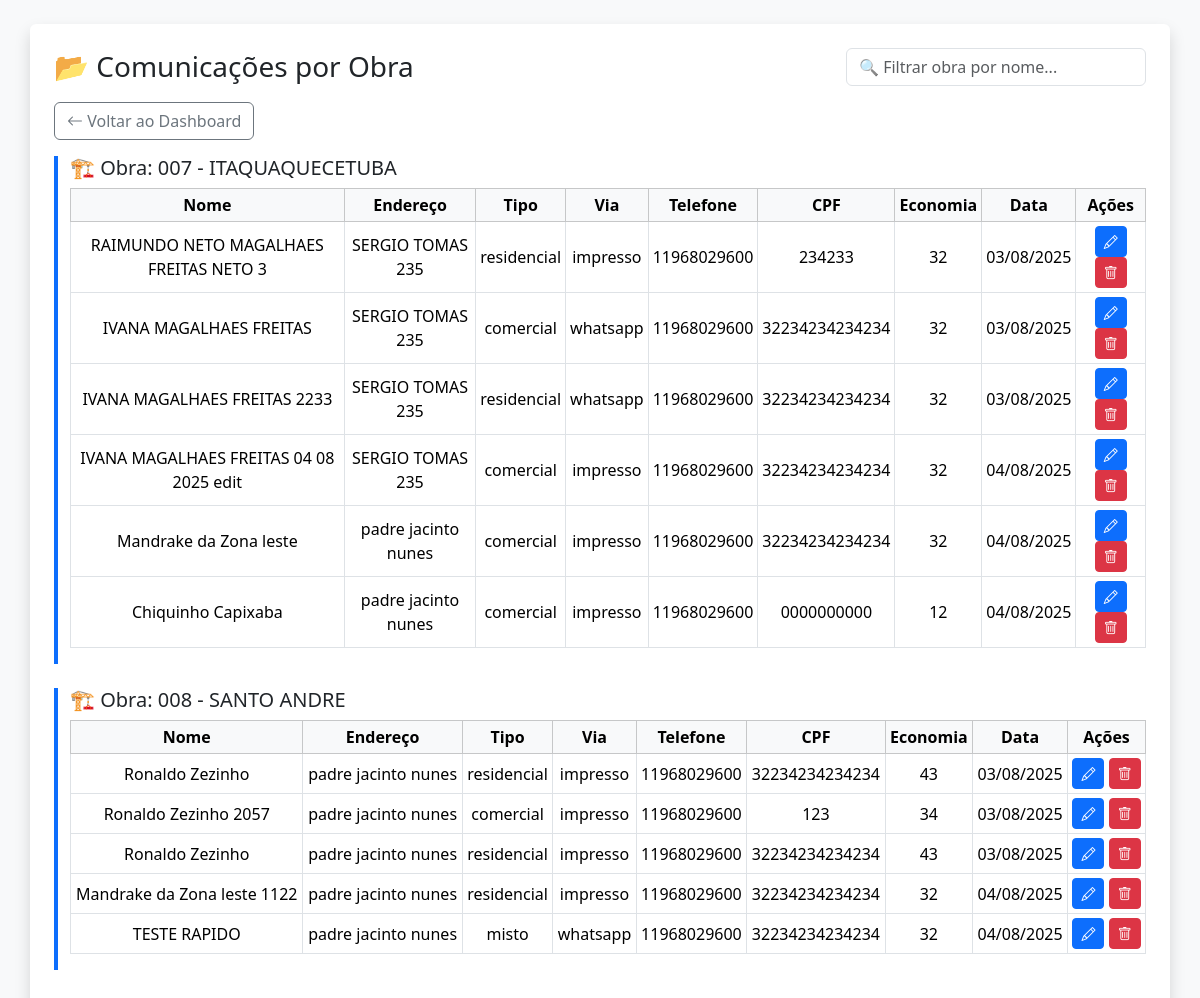
The app's page /comunicacoes (signed in), older data.
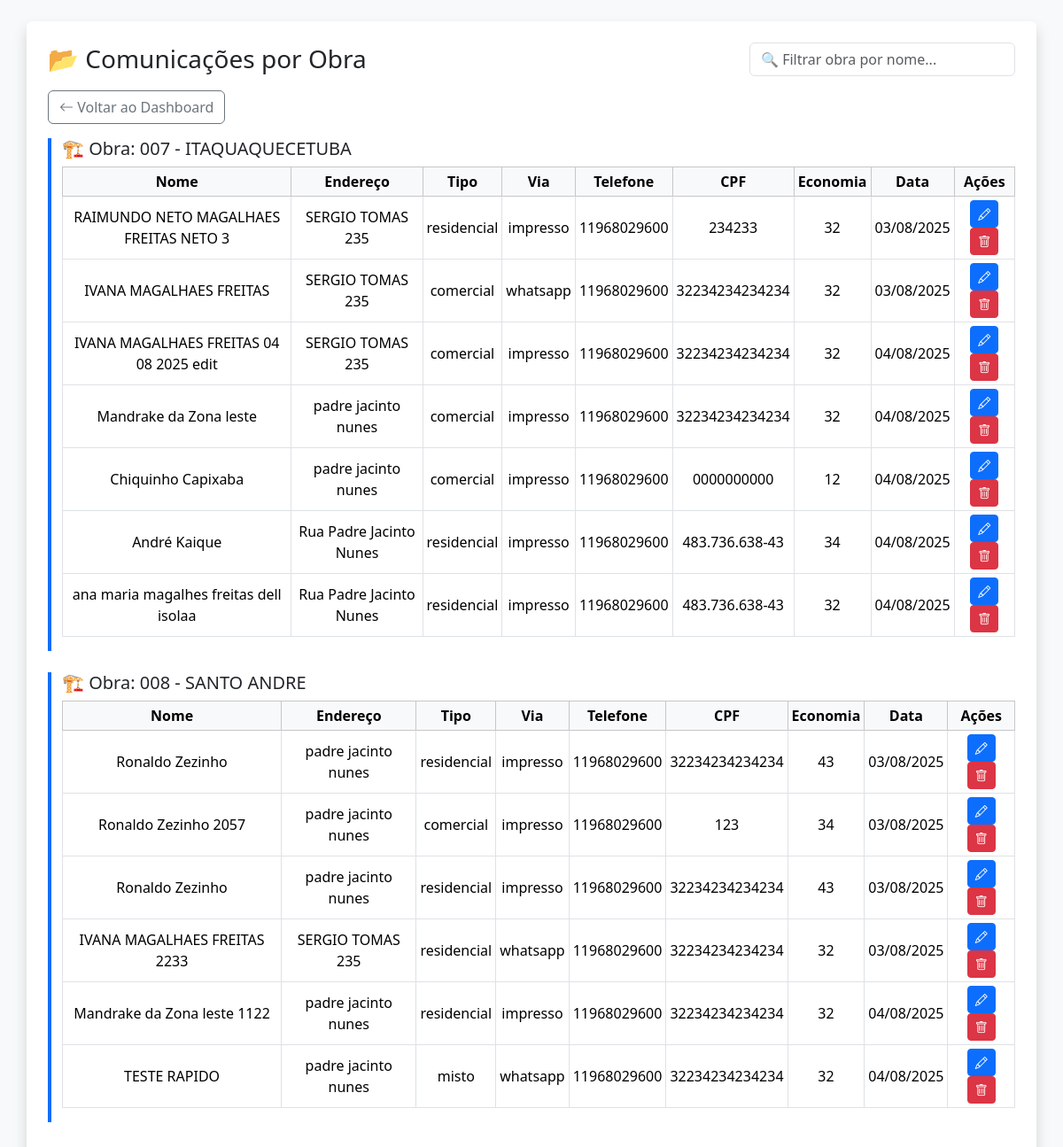
The same page, newer data.
### app/models.py (models this page shows)
class Obra(db.Model):
    id = db.Column(db.Integer, primary_key=True)
    nome = db.Column(db.String(100), nullable=False)
    descricao = db.Column(db.Text)
    endereco = db.Column(db.String(255))
    responsavel = db.Column(db.String(100))
    data_inicio = db.Column(db.Date)
    data_fim = db.Column(db.Date)
    criado_em = db.Column(db.DateTime, default=datetime.utcnow)

class ComunicacaoObra(db.Model):
    __tablename__ = 'comunicacao_obra'
    id = db.Column(db.Integer, primary_key=True)
    nome = db.Column(db.String(100), nullable=False)
    cpf = db.Column(db.String(20))
    endereco = db.Column(db.String(255))
    telefone = db.Column(db.String(50))
    bairro = db.Column(db.String(100))
    numero = db.Column(db.String(20))
    comunicado = db.Column(db.String(20))
    economia = db.Column(db.String(50))
    assinatura = db.Column(db.String(100))
    tipo_imovel = db.Column(db.String(200))
    data_envio = db.Column(db.DateTime, default=datetime.utcnow)
    obra_id = db.Column(db.Integer, db.ForeignKey('obra.id', name='fk_comunicacao_obra'))
    obra = db.relationship("Obra", backref="comunicacoes")
    usuario_id = db.Column(db.Integer, db.ForeignKey('user.id', name='fk_usuario_comunicacao'))
    usuario = db.relationship("User", backref="comunicacoes")  # ✅ AQUI
    vistorias = db.relationship("VistoriaImovel", back_populates="comunicacao", cascade="all, delete-orphan")

### app/obras/routes.py (the view)
@obras_bp.route('/comunicacoes', methods=['GET'])
def listar_comunicacoes():
    if 'user_id' not in session:
        return redirect(url_for('auth.login'))
    user = User.query.get(session['user_id'])
    obras = Obra.query.order_by(Obra.nome).all() if user.cargo == 'admin' else Obra.query.filter_by(id=user.obra_id).all()
    return render_template('comunicacoes/comunicacoes_dashboard.html', obras=obras)

### templates/comunicacoes/comunicacoes_dashboard.html (shortened to what this page needs)
<!DOCTYPE html>
<html lang="pt-BR">
  <head>
    <link
      href="https://cdn.jsdelivr.net/npm/bootstrap@5.3.3/dist/css/bootstrap.min.css"
      rel="stylesheet"
    />
    <link
      href="https://cdn.jsdelivr.net/npm/bootstrap-icons@1.10.5/font/bootstrap-icons.css"
      rel="stylesheet"
    />
  </head>
  <body class="bg-light p-3 p-md-4">
    <div class="container bg-white p-4 rounded shadow">
      <div
        class="d-flex flex-column flex-md-row justify-content-between align-items-start align-items-md-center mb-3 gap-2"
      >
        <h3 class="text-center text-md-start mb-0">📂 Comunicações por Obra</h3>
        {% if session.cargo == 'admin' %}
        <input
          type="text"
          class="form-control w-100 w-md-auto"
          id="filtroObra"
          placeholder="🔍 Filtrar obra por nome..."
          style="max-width: 300px"
        />
        {% endif %}
      </div>
      <div class="mb-3">
            <a href="{{ url_for('auth.dashboard') }}" class="btn btn-outline-secondary">
          <i class="bi bi-arrow-left"></i> Voltar ao Dashboard
        </a>
      </div>
      {% for obra in obras %}
      <div class="obra-bloco mb-4" data-obra="{{ obra.nome | lower }}">
        <h5 class="mt-3">🏗️ Obra: {{ obra.nome }}</h5>
        {% if obra.comunicacoes %}
        <div class="table-responsive">
          <table class="table table-bordered table-sm align-middle text-center">
            <thead class="table-light">
              <tr>
                <th>Nome</th>
                <th>Endereço</th>
                <th>Tipo</th>
                <th>Via</th>
                <th>Telefone</th>
                <th>CPF</th>
                <th>Economia</th>
                <th>Data</th>
                {% if session.cargo == 'admin' %}
                <th>Ações</th>
                {% endif %}
              </tr>
            </thead>
            <tbody>
              {% for r in obra.comunicacoes %}
              <tr>
                <td>{{ r.nome }}</td>
                <td>{{ r.endereco }}</td>
                <td>{{ r.tipo_imovel }}</td>
                <td>{{ r.comunicado }}</td>
                <td>{{ r.telefone }}</td>
                <td>{{ r.cpf }}</td>
                <td>{{ r.economia }}</td>
                <td>{{ r.data_envio.strftime('%d/%m/%Y') }}</td>
                {% if session.cargo == 'admin' %}
                <td>
                  <a
                    href="{{ url_for('obras.editar_comunicacao', id=r.id) }}"
                    class="btn btn-sm btn-primary"
                  >
                    <i class="bi bi-pencil"></i>
                  </a>
                  <form
                    method="POST"
                    action="{{ url_for('obras.excluir_comunicacao', id=r.id) }}"
                    class="d-inline"
                    onsubmit="return confirm('Confirmar exclusão?')"
                  >
                    <button class="btn btn-sm btn-danger">
                      <i class="bi bi-trash"></i>
                    </button>
                  </form>
                </td>
                {% endif %}
              </tr>
              {% endfor %}
            </tbody>
          </table>
        </div>
        {% else %}
        <p class="text-muted">Nenhuma comunicação cadastrada para esta obra.</p>
        {% endif %}
      </div>
      {% endfor %}
    </div>
  </body>
</html>

### templates/comunicacoes/comunicacoes_dashboard.html (style rules this page uses)
.obra-bloco { border-left: 4px solid #0d6efd; padding-left: 12px; }

Row changes from the older to the newer data that the page shows:
changed Obra "007 - ITAQUAQUECETUBA": loses ComunicacaoObra (nome "IVANA MAGALHAES FREITAS 2233", endereco "SERGIO TOMAS 235", tipo_imovel "residencial", comunicado "whatsapp", telefone "11968029600", cpf "32234234234234", economia "32", data_envio "03/08/2025")
added ComunicacaoObra: nome "André Kaique", endereco "Rua Padre Jacinto Nunes", tipo_imovel "residencial", comunicado "impresso", telefone "11968029600", cpf "483.736.638-43", economia "34", data_envio "04/08/2025", shown under Obra "007 - ITAQUAQUECETUBA"
added ComunicacaoObra: nome "ana maria magalhes freitas dell isolaa", endereco "Rua Padre Jacinto Nunes", tipo_imovel "residencial", comunicado "impresso", telefone "11968029600", cpf "483.736.638-43", economia "32", data_envio "04/08/2025", shown under Obra "007 - ITAQUAQUECETUBA"
changed Obra "008 - SANTO ANDRE": gains ComunicacaoObra (nome "IVANA MAGALHAES FREITAS 2233", endereco "SERGIO TOMAS 235", tipo_imovel "residencial", comunicado "whatsapp", telefone "11968029600", cpf "32234234234234", economia "32", data_envio "03/08/2025")
